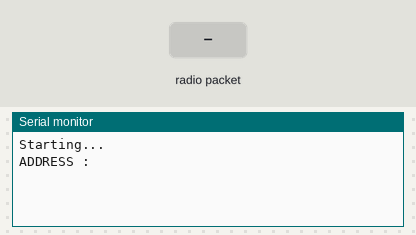
The sketch below on a simulated Arduino Uno, built for the host (arithmetic inside an expression is 32-bit, double 64-bit). Parts: the last lines printed to the serial monitor. The test bench sets the inputs (shaded band). No radio packets arrive unless stated.

Above: at 1.2 s.
1.3 s: radio packet "1" arrives
At 2.3 s:
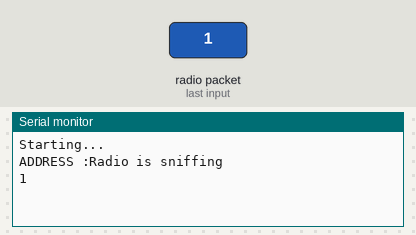
2.8 s: radio packet "0" arrives
At 3.4 s:
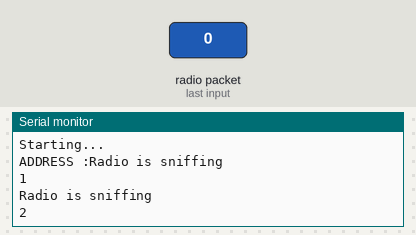
4.3 s: radio packet "2" arrives
At 5.8 s:
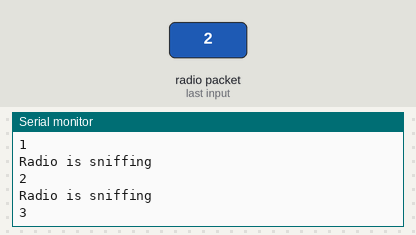

The sketch:

stm32-nrf-receiver.ino
```cpp
#include <SPI.h>
#include <nRF24L01.h>
#include <RF24.h>

RF24 radio(PB0, PA4); // CE, CSN on Blue Pill
const uint64_t address = 0xF0F0F0F0E1LL;
int count = 1;

void setup(){
  Serial.begin(9600);
  Serial.println("Starting...");
  radio.begin();
  Serial.print("ADDRESS :");
  radio.openReadingPipe(0, address);   //Setting the address at which we will receive the data
  radio.setPALevel(RF24_PA_MIN);       //You can set this as minimum or maximum depending on the distance between the transmitter and receiver.
  radio.startListening();              //This sets the module as receiver
}
void loop(){
  if (radio.available()){
    Serial.println("Radio is sniffing");
    byte recv[16];                 //Saving the incoming data
    radio.read(&recv, sizeof(recv));    //Reading the data
    Serial.println(count);
    count++;
  }
}
```

Measured:
- after the input at 1.3 s, the serial monitor: prints a new line at once (image 1)
- after the input at 2.8 s, the serial monitor: prints a new line at once (image 2)
- after the input at 4.3 s, the serial monitor: prints a new line at once (image 3)
